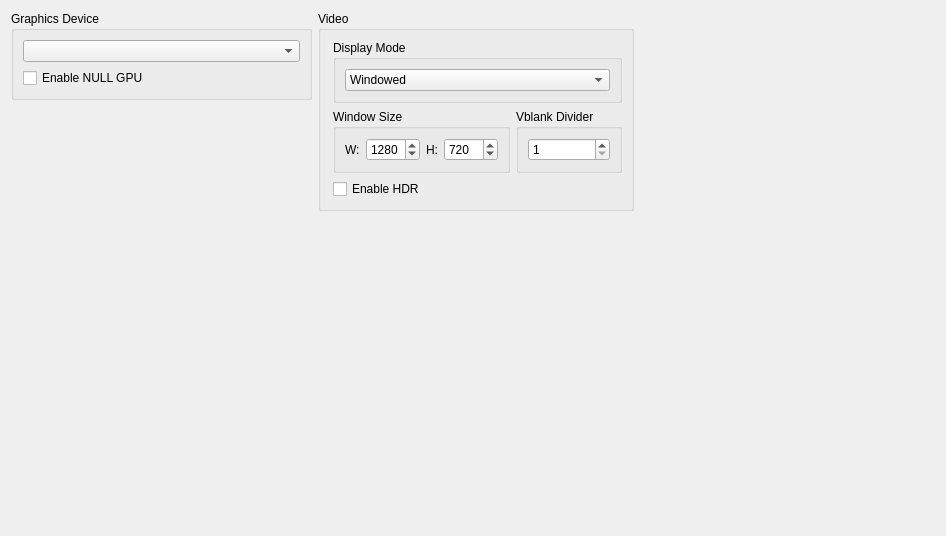
      <widget class="QWidget" name="graphicsTabLayout">
       <property name="geometry">
        <rect>
         <x>0</x>
         <y>0</y>
         <width>946</width>
         <height>536</height>
        </rect>
       </property>
       <layout class="QVBoxLayout" name="graphicsTabVLayout" stretch="0,0">
        <item>
         <layout class="QHBoxLayout" name="graphicsTabHLayout" stretch="1,1,1">
          <item>
           <layout class="QVBoxLayout" name="graphicsTabLayoutLeft">
            <item>
             <widget class="QGroupBox" name="graphicsAdapterGroupBox">
              <property name="title">
               <string>Graphics Device</string>
              </property>
              <layout class="QVBoxLayout" name="graphicsAdapterLayout">
               <item>
                <widget class="QComboBox" name="graphicsAdapterBox"/>
               </item>
               <item>
                <widget class="QCheckBox" name="nullGpuCheckBox">
                 <property name="text">
                  <string>Enable NULL GPU</string>
                 </property>
                </widget>
               </item>
              </layout>
             </widget>
            </item>
            <item>
             <widget class="QWidget" name="widgetgraphicsBottom" native="true">
              <layout class="QHBoxLayout" name="widgetgraphicsBottomHLayout">
               <property name="leftMargin">
                <number>0</number>
               </property>
               <property name="topMargin">
                <number>0</number>
               </property>
               <property name="rightMargin">
                <number>0</number>
               </property>
               <property name="bottomMargin">
                <number>0</number>
               </property>
               <item>
                <spacer name="verticalSpacer_2">
                 <property name="orientation">
                  <enum>Qt::Orientation::Vertical</enum>
                 </property>
                 <property name="sizeHint" stdset="0">
                  <size>
                   <width>20</width>
                   <height>40</height>
                  </size>
                 </property>
                </spacer>
               </item>
              </layout>
             </widget>
            </item>
           </layout>
          </item>
          <item>
           <layout class="QVBoxLayout" name="graphicsTabLayoutMiddle">
            <item>
             <widget class="QGroupBox" name="displayOptionsGroupBox">
              <property name="title">
               <string>Video</string>
              </property>
              <layout class="QVBoxLayout" name="layoutResolution">
               <property name="spacing">
                <number>6</number>
               </property>
               <property name="leftMargin">
                <number>12</number>
               </property>
               <item>
                <widget class="QGroupBox" name="displayModeGroupBox">
                 <property name="title">
                  <string>Display Mode</string>
                 </property>
                 <layout class="QVBoxLayout" name="displayModeLayout">
                  <item>
                   <widget class="QComboBox" name="displayModeComboBox">
                    <property name="sizePolicy">
                     <sizepolicy hsizetype="Expanding" vsizetype="Fixed">
                      <horstretch>0</horstretch>
                      <verstretch>0</verstretch>
                     </sizepolicy>
                    </property>
                    <item>
                     <property name="text">
                      <string>Windowed</string>
                     </property>
                    </item>
                    <item>
                     <property name="text">
                      <string>Fullscreen</string>
                     </property>
                    </item>
                    <item>
                     <property name="text">
                      <string>Fullscreen (Borderless)</string>
                     </property>
                    </item>
                   </widget>
                  </item>
                 </layout>
                </widget>
               </item>
               <item>
                <layout class="QHBoxLayout" name="windowSizeLayout">
                 <item>
                  <widget class="QGroupBox" name="windowSizeGroupBox">
                   <property name="title">
                    <string>Window Size</string>
                   </property>
                   <layout class="QHBoxLayout" name="resLayout">
                    <item>
                     <widget class="QLabel" name="widthLabel">
                      <property name="text">
                       <string>W:</string>
                      </property>
                     </widget>
                    </item>
                    <item>
                     <widget class="QSpinBox" name="widthSpinBox">
                      <property name="accelerated">
                       <bool>true</bool>
                      </property>
                      <property name="correctionMode">
                       <enum>QAbstractSpinBox::CorrectionMode::CorrectToNearestValue</enum>
                      </property>
                      <property name="keyboardTracking">
                       <bool>false</bool>
                      </property>
                      <property name="minimum">
                       <number>0</number>
                      </property>
                      <property name="maximum">
                       <number>9999</number>
                      </property>
                      <property name="value">
                       <number>1280</number>
                      </property>
                     </widget>
                    </item>
                    <item>
                     <widget class="QLabel" name="heightLabel">
                      <property name="text">
                       <string>H:</string>
                      </property>
                     </widget>
                    </item>
                    <item>
                     <widget class="QSpinBox" name="heightSpinBox">
                      <property name="frame">
                       <bool>true</bool>
                      </property>
                      <property name="accelerated">
                       <bool>true</bool>
                      </property>
                      <property name="correctionMode">
                       <enum>QAbstractSpinBox::CorrectionMode::CorrectToNearestValue</enum>
                      </property>
                      <property name="keyboardTracking">
                       <bool>false</bool>
                      </property>
                      <property name="minimum">
                       <number>0</number>
                      </property>
                      <property name="maximum">
                       <number>9999</number>
                      </property>
                      <property name="value">
                       <number>720</number>
                      </property>
                     </widget>
                    </item>
                   </layout>
                  </widget>
                 </item>
                 <item>
                  <widget class="QGroupBox" name="heightDivider">
                   <property name="title">
                    <string>Vblank Divider</string>
                   </property>
                   <layout class="QVBoxLayout" name="vblankLayout">
                    <item>
                     <widget class="QSpinBox" name="vblankSpinBox">
                      <property name="frame">
                       <bool>true</bool>
                      </property>
                      <property name="accelerated">
                       <bool>true</bool>
                      </property>
                      <property name="correctionMode">
                       <enum>QAbstractSpinBox::CorrectionMode::CorrectToNearestValue</enum>
                      </property>
                      <property name="keyboardTracking">
                       <bool>false</bool>
                      </property>
                      <property name="minimum">
                       <number>1</number>
                      </property>
                      <property name="maximum">
                       <number>9999</number>
                      </property>
                      <property name="value">
                       <number>1</number>
                      </property>
                     </widget>
                    </item>
                   </layout>
                  </widget>
                 </item>
                </layout>
               </item>
               <item>
                <widget class="QCheckBox" name="enableHDRCheckBox">
                 <property name="text">
                  <string>Enable HDR</string>
                 </property>
                </widget>
               </item>
              </layout>
             </widget>
            </item>
            <item>
             <spacer name="verticalSpacer">
              <property name="orientation">
               <enum>Qt::Orientation::Vertical</enum>
              </property>
              <property name="sizeHint" stdset="0">
               <size>
                <width>20</width>
                <height>40</height>
               </size>
              </property>
             </spacer>
            </item>
           </layout>
          </item>
          <item>
           <layout class="QVBoxLayout" name="graphicsTabLayoutRight">
            <property name="rightMargin">
             <number>12</number>
            </property>
            <property name="bottomMargin">
             <number>12</number>
            </property>
            <item>
             <spacer name="AdvancedSpacer">
              <property name="orientation">
               <enum>Qt::Orientation::Vertical</enum>
              </property>
              <property name="sizeHint" stdset="0">
               <size>
                <width>20</width>
                <height>40</height>
               </size>
              </property>
             </spacer>
            </item>
           </layout>
          </item>
         </layout>
        </item>
        <item>
         <spacer name="graphicSpacer">
          <property name="orientation">
           <enum>Qt::Orientation::Vertical</enum>
          </property>
          <property name="sizeHint" stdset="0">
           <size>
            <width>20</width>
            <height>40</height>
           </size>
          </property>
         </spacer>
        </item>
       </layout>
      </widget>
